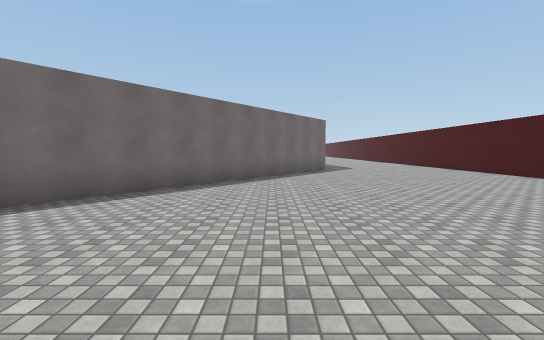
View 1 (above)

18 first-person views from a walk through a Unity game level. The camera is 1.5 m above the floor, tilts 4° down and sees 90° across. The floor is counted in squares, 2 m on a side. Each view is taken from the middle of a square. On the plan, view 1 faces up. The plan holds only what a view shows up to about 10 squares ahead; the rest is blank. The place goes on beyond the plan. Surface patterns are stand-ins for the level's own textures.

View 2
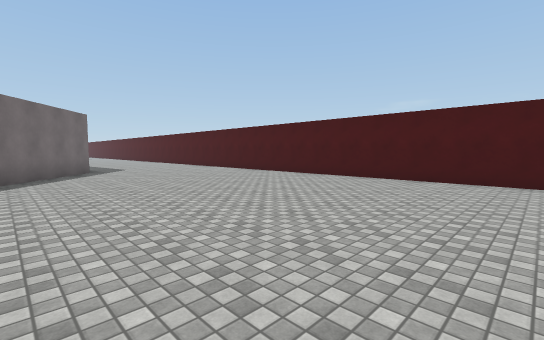

View 3
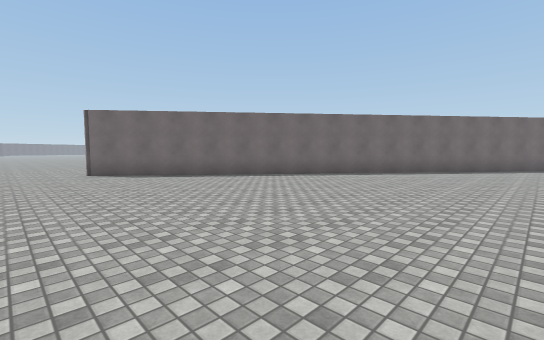

View 4
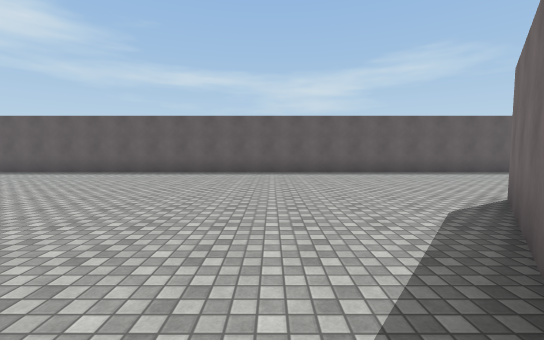

View 5
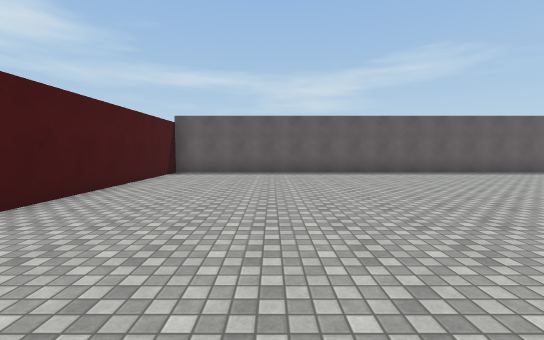

View 6
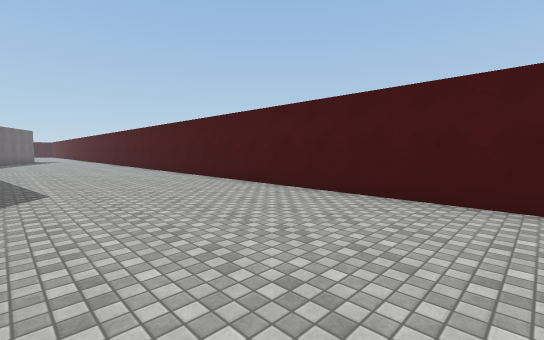

View 7
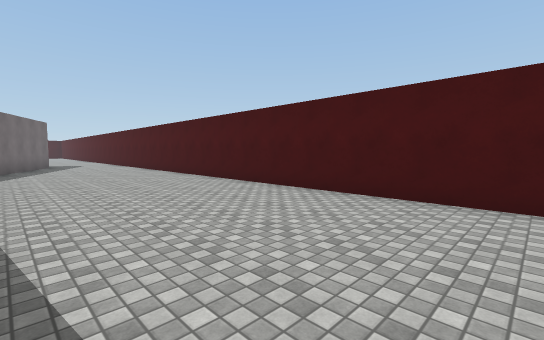

View 8
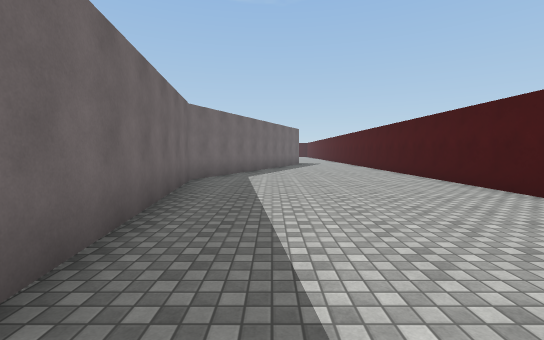

View 9
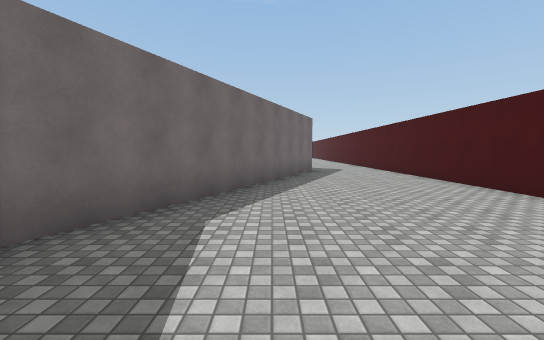

View 10
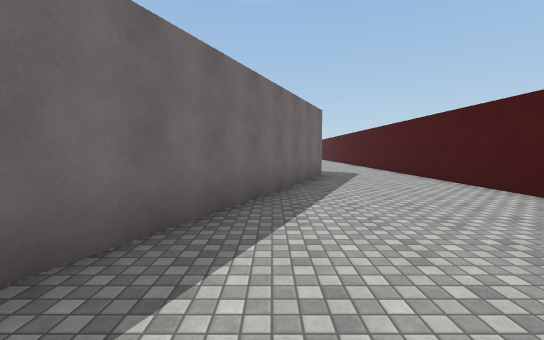

View 11
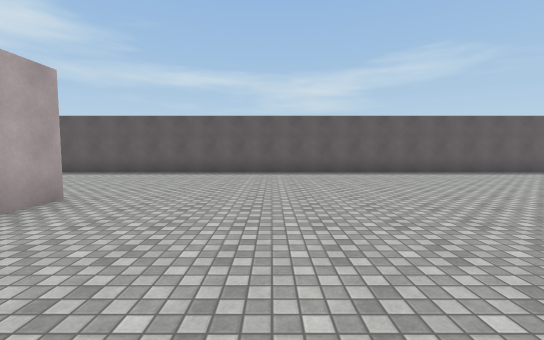

View 12
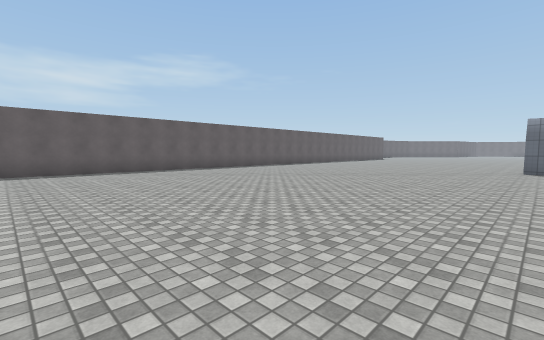

View 13
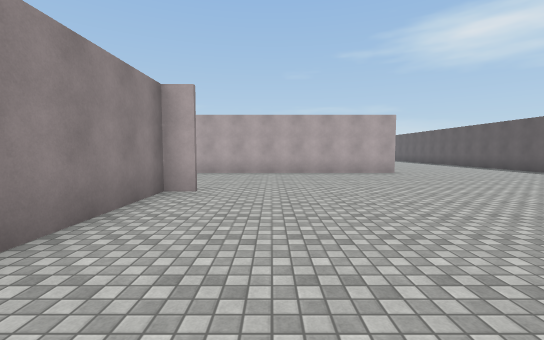

View 14
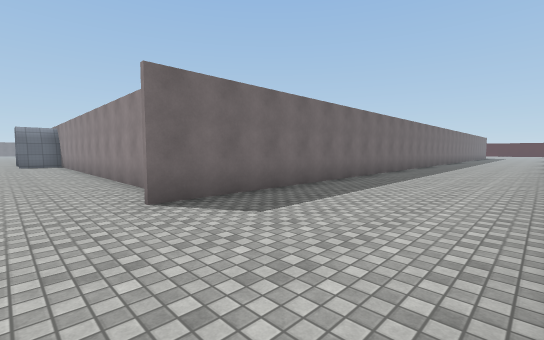

View 15
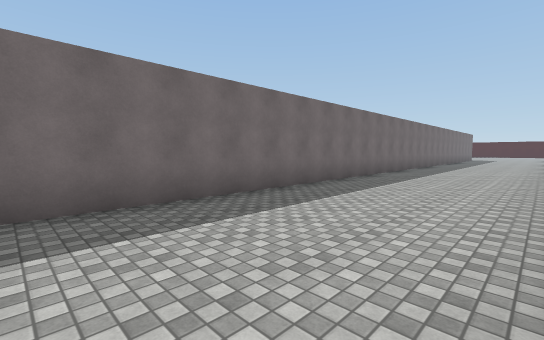

View 16
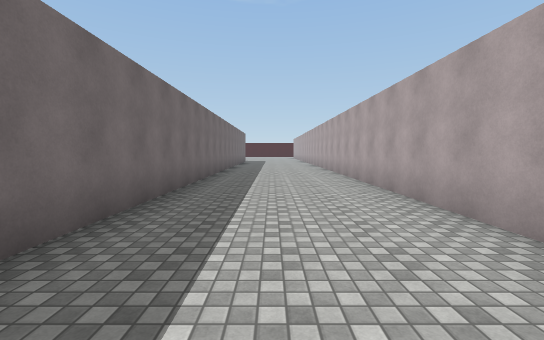

View 17
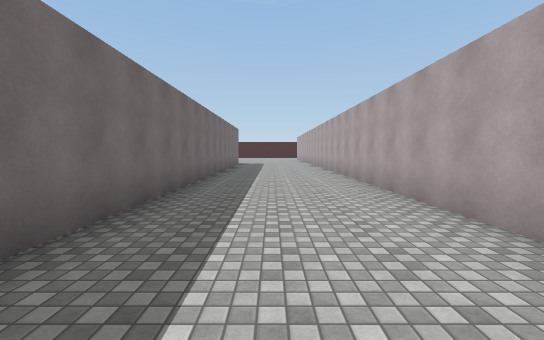

View 18
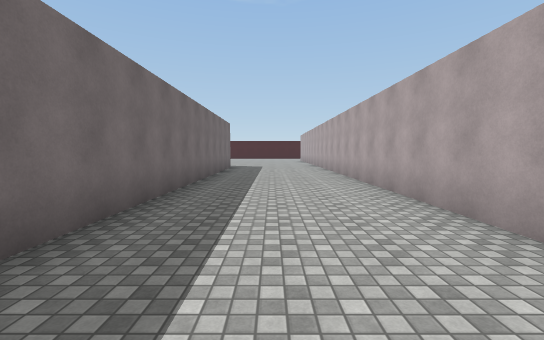

### Floor plan
Points are (right, up) in squares from view 1. A wall is a line through its corners. A room is listed if a view was taken in it or the views show most of it. See-through windows are left out.
Room 1 (views 1, 2, 3, 4, 5, 6, 7, 8, 9, 10, 11, 12, 13, 14, 15, 16, 17, 18)
walls: (2.2, 10.9) (-9.6, -4.1); (-9.8, -4.2) (-9.8, 2.6); (7.4, -0.1) (7.4, 28.5); (-14, 2) (-22.1, 2); (-9.8, 15.1) (-9.8, 28.5); (-22.5, -9.5) (7.4, -9.5) (7.4, -3.2); (4.5, 28.2) (0.9, 20) (1.7, 14.2); (-13.9, 28.5) (-13.9, 1.4)

Where each view was taken, in squares from view 1:
view 1: 0 up, 0 right, facing up
view 2: 0 up, 0 right, facing up-right
view 3: 6 down, 0 right, facing up-left
view 4: 0 up, 6 left, facing down
view 5: 0 up, 4 right, facing down
view 6: 6 up, 3 right, facing up-right
view 7: 13 up, 3 right, facing up-right
view 8: 13 up, 3 right, facing up
view 9: 18 up, 3 right, facing up
view 10: 20 up, 3 right, facing up
view 11: 0 up, 13 left, facing down
view 12: 1 up, 14 left, facing down-left
view 13: 0 up, 19 left, facing right
view 14: 0 up, 10 left, facing up-left
view 15: 7 up, 10 left, facing up-left
view 16: 13 up, 12 left, facing up
view 17: 17 up, 12 left, facing up
view 18: 20 up, 12 left, facing up
